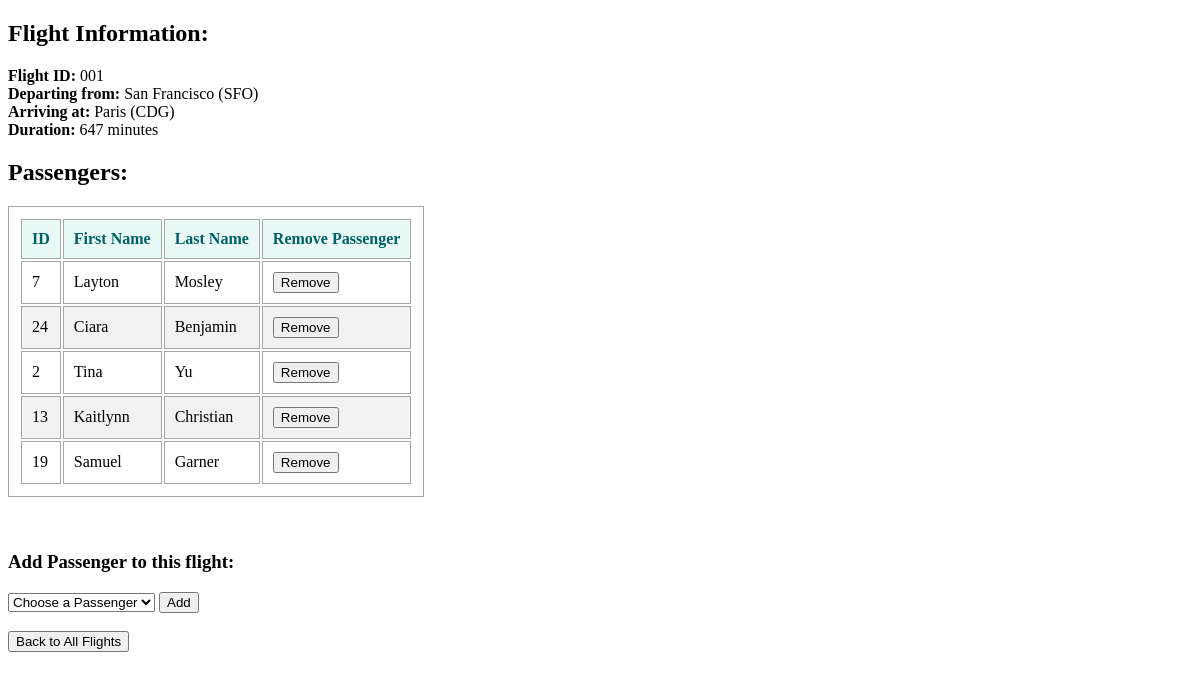
The app's page /flights_schedule/1 with its own data.
### flights_schedule/models.py (models this page shows, shortened)
class Flight(models.Model):
    origin = models.ForeignKey(Airport, on_delete=models.PROTECT, related_name="departures")
    destination = models.ForeignKey(Airport, on_delete=models.PROTECT, related_name="arrivals")
    duration = models.PositiveSmallIntegerField()

class Airport(models.Model):
    code = models.CharField(max_length=3)
    city = models.CharField(max_length=50)
    def __str__(self):
        return f"{self.city} ({self.code})"

class Passenger(models.Model):
    first = models.CharField(max_length=50)
    last = models.CharField(max_length=50)
    flights = models.ManyToManyField(Flight, blank=True, related_name="passengers")
    def __str__(self):
        return f"{self.first} {self.last}"

### flights_schedule/views.py (the view)
# urls.py: path("<int:flight_id>", views.flight, name="flight"),
def flight(request, flight_id):
    flight = Flight.objects.get(pk=flight_id)
    return render(request, "flights_schedule/flight.html", {
        "flight": flight,
        "passengers": flight.passengers.all(),
        "non_passengers": Passenger.objects.exclude(flights=flight).all()
    })

### flights_schedule/templates/flights_schedule/flight.html (shortened to what this page needs)
{% load static %}
<!DOCTYPE html>
<html lang="en">
<head>
  <link rel="stylesheet" href="{% static 'flights_schedule/styles.css' %}">
</head>
<body>
  <h2>Flight Information:</h2>
    <p>
      <strong>Flight ID:</strong> 00{{ flight.id }}<br>
      <strong>Departing from:</strong> {{ flight.origin }}<br>
      <strong>Arriving at:</strong> {{ flight.destination }}<br>
      <strong>Duration:</strong> {{ flight.duration }} minutes
    </p>
  <h2>Passengers:</h2>
  <table>
    <thead>
      <tr>
        <th>ID</th>
        <th>First Name</th>
        <th>Last Name</th>
        <th>Remove Passenger</th>
      </tr>
    </thead>
    <tbody
    {% for passenger in passengers %}
      <tr>
        <td>{{ passenger.id }}</td>
        <td>{{ passenger.first }}</td>
        <td>{{ passenger.last }}</td>
        <td>
          <form action="{% url 'remove' flight.id %}" method="post">
            <input type="submit" value="Remove">
          </form>
        </td>
      </tr>
    {% endfor %}
    </tbody>
  </table>
  <div>
    <br>
    <br>
    <h3>Add Passenger to this flight:</h3>
    <form action="{% url 'book' flight.id %}" method="post">
      <select name="passenger">
          <option value="" selected disabled hidden>Choose a Passenger</option>
      </select>
      <input type="submit" value="Add">
    </form>
  </div>
  <div>
    <br>
    <button>
      <a href="{% url 'index' %}">Back to All Flights</a>
    </button>
  </div>
</body>
</html>

### flights_schedule/static/flights_schedule/styles.css (style rules this page uses)
table, th, td { border: 1px solid #a7a6a6; padding: 10px; text-align: left; }
tr:nth-child(even) { background-color: #f2f2f2; }
th { color: rgb(1, 96, 103); background-color: #e8f9f6; }
a:link { color: black; text-decoration: none; }

### records on screen
Flight: id "1", origin "San Francisco (SFO)", destination "Paris (CDG)", duration "647"
Passenger: id "7", first "Layton", last "Mosley"
Passenger: id "24", first "Ciara", last "Benjamin"
Passenger: id "2", first "Tina", last "Yu"
Passenger: id "13", first "Kaitlynn", last "Christian"
Passenger: id "19", first "Samuel", last "Garner"
